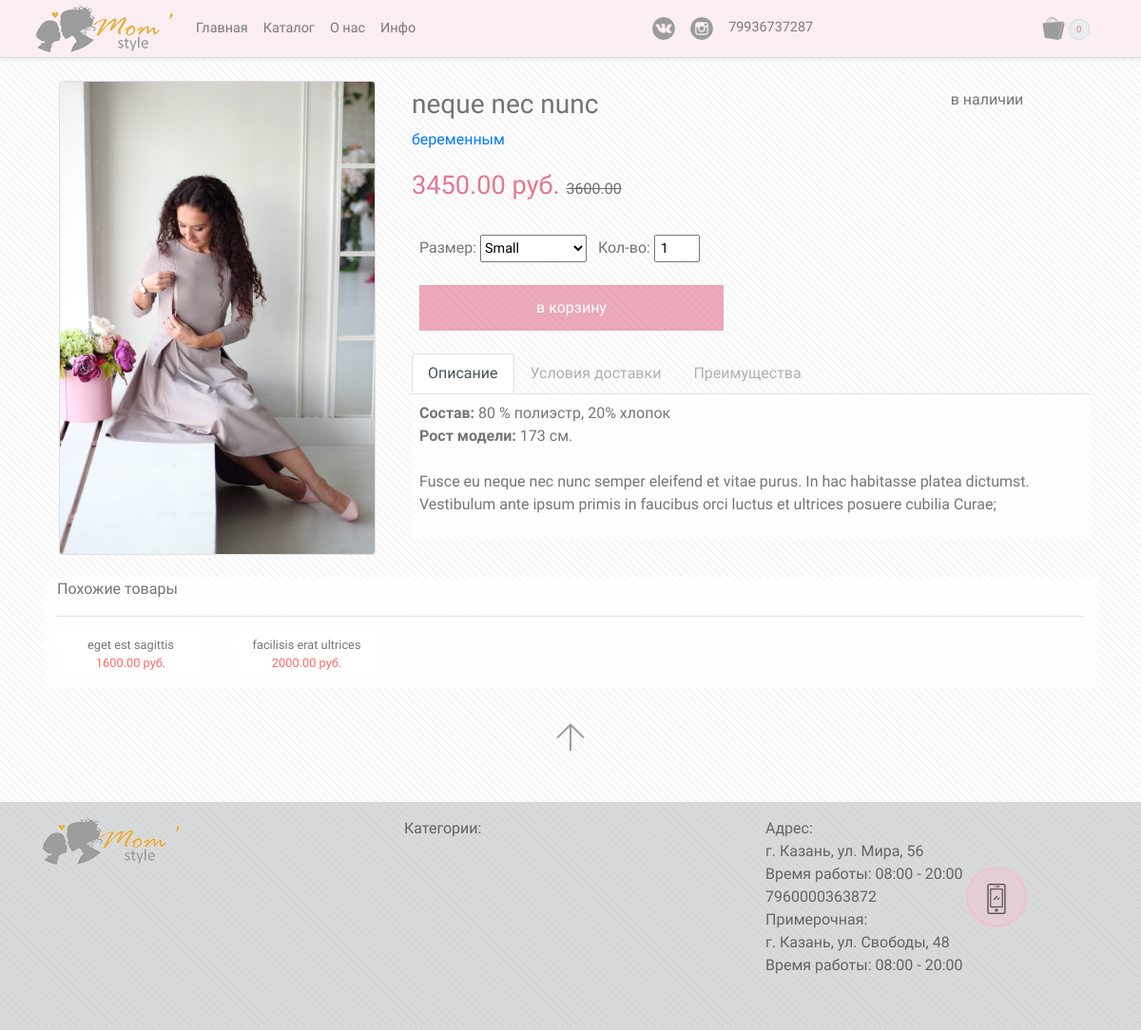
The page /catalog/products/3 on the database its author committed.
### momshop/models.py (models this page shows, shortened)
class Products(models.Model):
    avalability_types = (
        ('a', 'В наличии'),
        ('o', 'Под заказ')
    )
    title = models.CharField(max_length=100, verbose_name='Название')
    description = models.TextField(blank=True, null=True, verbose_name='Описание')
    category = models.ForeignKey('Category',
                                 on_delete=models.SET_NULL,
                                 null=True,
                                 verbose_name='Категория')
    image = models.ImageField(upload_to='products', verbose_name='Изображение')
    consist = models.CharField(max_length=200, verbose_name='Состав', default='')
    size = models.CharField(max_length=15, blank=True, verbose_name='Размер')
    availability = models.BooleanField(default=True, verbose_name='Доступен на сайте')
    avalability_type = models.CharField(max_length=10,
                                        choices=avalability_types,
                                        default='a',
                                        verbose_name='Наличие')
    prev_price = models.DecimalField(max_digits=7,
                                decimal_places=2,
                                null=True,
                                blank=True,
                                verbose_name='Цена без скидки(по желанию)')
    price = models.DecimalField(max_digits=7,
                                decimal_places=2,
                                default=None,
                                verbose_name='Цена')
    tags = models.ManyToManyField('Keywords', verbose_name='Ключевые слова')
    models_height = models.PositiveIntegerField(default=0, verbose_name='Рост модели')
    creation = models.DateTimeField(auto_now=True)
    class Meta:
        verbose_name = 'Товар'
        verbose_name_plural = 'Товары'
    def get_absolute_url(self):
        return reverse('product-detail', args=[str(self.id)])

class Category(models.Model):
    name = models.CharField(max_length=50, verbose_name='Название')
    image = models.ImageField(upload_to='category', default='Категория', verbose_name='Изображение категории')
    description = models.TextField(verbose_name='Описание', default='')
    class Meta:
        verbose_name = 'Категория'
        verbose_name_plural = 'Категории'
    def __str__(self):
        return self.name
    def get_absolute_url(self):
        return reverse('category-view', args=[str(self.id)])

### momshop/views.py (the view)
# urls.py: url(r'^catalog/products/(?P<id>\d+)$', product_detail, name='product-detail'),
def product_detail(request, id):
    product_id = id
    product = Products.objects.get(id=product_id)
    availability = product.avalability_type
    if availability == 'a':
        availability_type = 'в наличии'
    else:
        availability_type = 'под заказ'
    param = product.category
    suggestions = Products.objects.filter(category=param).exclude(id=product.id)
    cart = Cart(request)
    context = {
        'product': product,
        'suggestions': suggestions,
        'cart': cart.items_count(),
        'availability': availability_type,
    }
    return render(request, 'product-detail.html', context)

### session_cart/cart.py (called while the page is built)
    @property
    def items_list(self):
        items_list = []
        for item in self.cart.values():
            items_list.append(item)
        return items_list

    def items_count(self):
        x = 0
        for item in self.items_list:
            x += 1
        return x

### templates/product-detail.html (shortened to what this page needs)
{% extends 'index.html' %}
{% load staticfiles %}
{% block css %}
    <link rel="stylesheet" href="{% static 'css/product-detail.css'%}">
    <link rel="stylesheet" href="{% static 'js/glass/magnify.css' %}">
{% endblock %}
{% block content %}
    <div class="container-fluid main-container">
        <div class="container ">
            <div class="row product_container">
                <div class="col-sm-4 image-container">
                    <div class="card">
                        <img class="card-img"
                             id="product-image"
                             src="{{ product.image.url }}"
                             data-magnify-src="{{ product.image.url }}"
                             alt="Изображение товара">
                    </div>
                </div>
                <div class="col-sm-8 text-container">
                    <div class="row product-title-cont">
                        <div class="col-sm-8">
                            <h3>{{ product.title }}</h3>
                            <span class="ctgr-name">
                                <a href="{{ product.category.get_absolute_url }}">{{ product.category }}</a>
                            </span>
                        </div>
                        <div class="col-sm-4 availability-cont">
                            <span class="availability">{{ availability }}</span>
                        </div>
                    </div>
                    <div class="container-fluid price-cont">
                        <span class="pr-price second_color">
                            {% if product.prev_price == None %}
                                {{ product.price }} руб.
                            {% else %}
                                {{ product.price }} руб.
                                <span class="prev-price"> {{ product.prev_price }}</span>
                            {% endif %}
                        </span><br>
                    </div>
                    <div class="form-block">
                        <form action="{% url 'add_item' %}" class="cart-form">
                            <div class="size-block">
                                <span>Размер: </span>
                                <select class="size-input" list="sizes">
                                    <option>Small</option>
                                </select>
                            </div>
                            <div class="quantity-block">
                                <span>Кол-во:</span>
                                <input type="number" class="number-input" value="1"><br>
                            </div>
                            <br>
                            <button type="submit" class="cart-btn"
                                    data-product_id="{{ product.id }}"
                                    data-name="{{ product.title }}">
                                в корзину
                            </button>
                        </form>
                    </div>
                    <div class="desc-cont">
                        <ul class="nav nav-tabs">
                            <a class="description-link nav-link active" tab="description" href="#">Описание</a>
                            <a class="description-link nav-link" tab="delivery" href="#">Условия доставки</a>
                            <a class="description-link nav-link" tab="advantages" href="#">Преимущества</a>
                        </ul>
                        <div class="desc-items-cont">
                            <div id="description" class="desc-item">
                                <span class="info"><b>Состав:</b> {{ product.consist }}</span><br>
                                <span class="info"><b>Рост модели:</b> {{ product.models_height }} см.</span><br>
                                <br>
                                <p>{{ product.description }}</p>
                            </div>
                        </div>
                    </div>
                </div>
            </div>
            <br>
            <div class="container suggestions-container">
                <span>Похожие товары</span>
                <hr class="breaker">
                <div class="row">
                    {% for suggestion in suggestions %}
                        <div class="col-sm-2">
                            <a class="product-link" href="{{ suggestion.get_absolute_url }}">
                                <div class="card product-cell">
                                    <div class="card-caption products-card-caption">
                                        <span class="product-name">{{ suggestion.title }}</span><br>
                                        <span class="price">{{ suggestion.price }} руб.</span><br>
                                    </div>
                                </div>
                            </a>
                        </div>
                    {% endfor %}
                </div>
            </div>
        </div>
    </div>
{% endblock %}

### static/css/base.css (style rules this page uses)
body { color: rgba(0,0,0,0.54); font-family: 'Exo 2', sans-serif; margin: 0; padding: 0; }
.second_color { color: rgba(219, 87, 119, 0.8); }
.nav-link { color: rgba(104, 100, 97, 0.50); }
input { margin-bottom: 0.3rem; font-size: 0.9rem; }

### static/css/index.css (style rules this page uses)
.breaker { color: #D8DBDE; }
.product-cell { padding-top: 0.3rem; padding-left: 0.3rem; padding-right: 0.3rem; z-index: 3; border: none; }
.products-card-caption { border: none; text-align: center; font-size: 0.8rem; }
.product-name { font-size: 0.8rem; color: rgba(0,0,0,0.54); }

### static/css/product-detail.css (style rules this page uses)
.main-container { background-color: var(background-pink); padding-top: 1rem; padding-bottom: 1rem; }
.image-container { padding-left: 2rem; color: rgba(0,0,0,0.54); }
.product-title-cont { padding: 0.5rem; }
.price-cont { margin-bottom: 0.5rem; padding: 0.5rem; }
.prev-price { color: rgb(111, 111, 111); font-size: 1rem; text-decoration: line-through; }
.pr-price { font-size: 1.7rem; }
.availability-cont { text-align: center; }
.availability { line-height: inherit; }
.desc-cont { padding: 0.5rem; }
.desc-item { padding: 0.5rem; color: rgba(0,0,0,0.54); background-color: rgba(255, 255, 255, 0.71); }
.form-block { padding: 1rem; }
.size-block { display: inline-block; margin-bottom: 1.5rem; }
.size-input { height: 1.8rem; width: 7rem; font-size: 0.9rem; }
.quantity-block { display: inline-block; margin-left: 0.5rem; }
.number-input { padding-left: 0.3rem; height: 1.8rem; width: 3rem; font-size: 0.9rem; }
.cart-btn { height: 3rem; width: 20rem; border: none !important; cursor: pointer; background-color: rgba(219, 87, 119, 0.5); color: white; }
.suggestions-container { background-color: rgba(255, 255, 255, 0.71); }
.product-cell { border: none; margin-bottom: 1rem; }
.products-card-caption { border: none; text-align: center; font-size: 0.8rem; }
.product-name { color: rgba(0,0,0,0.54); }
.price { color: rgba(255,82,82,0.87); }

### rows shown on the page
Products: image (picture), title "neque nec nunc", category "беременным", price "3450.00", prev_price "3600.00", consist "80 % полиэстр, 20% хлопок", models_height "173", description "Fusce eu neque nec nunc semper eleifend et vitae purus. In hac habitasse platea dictumst. Vestibulum ante ipsum primis in faucibus orci luctus et ultrices posuere cubilia Curae;"
Products: title "eget est sagittis", price "1600.00"
Products: title "facilisis erat ultrices", price "2000.00"

### other values the page prints
{{ cart }} "0"
{{ availability }} "в наличии"
